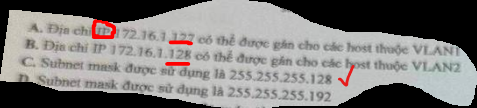
#> input picture cccd/test.png, 477 x 108 px
$ python test.py
#> lines starting #> are read from the running program, lines starting #| are printed output that depends on the picture; after the words box and inside, x2 and y2 are one past the last pixel; in counts of white or black regions, pixels touching at a corner belong together
#> in recognize_text, original_image is the input picture: shape (108, 477, 3); mean B, G, R 123.9, 125.3, 127.4
import cv2
import numpy as np
import pytesseract
from PIL import Image
import matplotlib.pyplot as plt
from matplotlib import gridspec
import os

def display_images(original, processed_images, figsize=(15, 5)):
    """
    Hiển thị ảnh gốc và các ảnh đã được xử lý
    """
    n = len(processed_images) + 1  # Số ảnh tổng cộng (gốc + xử lý)
    fig = plt.figure(figsize=figsize)
    gs = gridspec.GridSpec(1, n)

    # Hiển thị ảnh gốc
    ax = plt.subplot(gs[0])
    ax.imshow(cv2.cvtColor(original, cv2.COLOR_BGR2RGB))
    ax.set_title("Original Image")
    ax.axis('off')

    # Hiển thị các ảnh đã xử lý
    for i, (name, img) in enumerate(processed_images):
        ax = plt.subplot(gs[i + 1])
        ax.imshow(img, cmap='gray')
        ax.set_title(name)
        ax.axis('off')

    plt.tight_layout()
    plt.show()

def enhance_image_for_ocr(image):
    """
    Áp dụng ba kỹ thuật xử lý ảnh: Adaptive Gaussian, Adaptive Mean, và Gaussian Blur + Adaptive
    """
    # Chuyển đổi ảnh sang grayscale
    gray = cv2.cvtColor(image, cv2.COLOR_BGR2GRAY)

    # 1. Adaptive Gaussian
    adaptive_gaussian = cv2.adaptiveThreshold(gray, 255, cv2.ADAPTIVE_THRESH_GAUSSIAN_C,
                                             cv2.THRESH_BINARY, 11, 2)
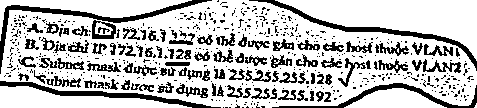
#> adaptive_gaussian: shape (108, 477); 74.7% white; 560 black regions (458 under 20 px), largest, box (x1, y1, x2, y2) and area: (0, 0, 212, 74) 1172, (249, 0, 477, 71) 1088, (0, 81, 221, 108) 1000

    # 2. Adaptive Mean
    adaptive_mean = cv2.adaptiveThreshold(gray, 255, cv2.ADAPTIVE_THRESH_MEAN_C,
                                         cv2.THRESH_BINARY, 11, 2)
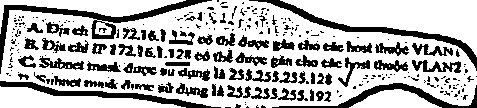
#> adaptive_mean: shape (108, 477); 71.8% white; 282 black regions (192 under 20 px), largest, box (x1, y1, x2, y2) and area: (0, 0, 212, 74) 1631, (249, 0, 477, 71) 1367, (0, 81, 221, 108) 1144

    # 3. Gaussian Blur + Adaptive
    gaussian_blur = cv2.GaussianBlur(gray, (3, 3), 0)
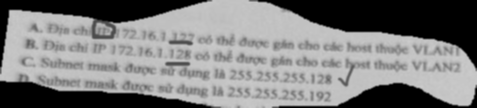
#> gaussian_blur: shape (108, 477); min 0, max 203, mean 125.8
    gaussian_adaptive = cv2.adaptiveThreshold(gaussian_blur, 255, cv2.ADAPTIVE_THRESH_GAUSSIAN_C,
                                             cv2.THRESH_BINARY, 11, 2)
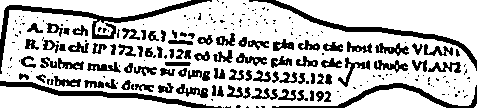
#> gaussian_adaptive: shape (108, 477); 75.3% white; 228 black regions (139 under 20 px), largest, box (x1, y1, x2, y2) and area: (0, 0, 212, 74) 1439, (249, 0, 477, 71) 1146, (0, 81, 222, 108) 1051

    # Danh sách các ảnh đã xử lý
    processed_images = [
        ("Adaptive Gaussian", adaptive_gaussian),
        ("Adaptive Mean", adaptive_mean),
        ("Gaussian Blur + Adaptive", gaussian_adaptive)
    ]

    return processed_images

def recognize_text(image_path):
    """
    Nhận diện text từ ảnh sau khi áp dụng ba kỹ thuật xử lý
    """
    # Đọc ảnh
    original_image = cv2.imread(image_path)
    if original_image is None:
        print("Không thể đọc ảnh từ đường dẫn đã cho")
        return

    # Xử lý ảnh
    processed_images = enhance_image_for_ocr(original_image)
#> processed_images = 3 items

    # Hiển thị ảnh
    display_images(original_image, processed_images)
#> in display_images, `n = len(processed_images) + 1`: n = 4
#> the loop in display_images, `for i, (name, img) in enumerate(processed_images):` made 3 passes
#> name on passes 1 to 3: 'Adaptive Gaussian', 'Adaptive Mean', 'Gaussian Blur + Adaptive'
#> in display_images, `plt.show()`:
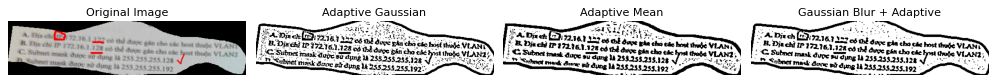
#> figure drawn by matplotlib, 4 panels

    # Nhận diện text từ mỗi ảnh đã xử lý
    for name, img in processed_images:
        # Lưu ảnh vào file tạm
        temp_filename = "temp.png"
        cv2.imwrite(temp_filename, img)

        # Nhận diện text bằng pytesseract
        text = pytesseract.image_to_string(Image.open(temp_filename), lang='vie')
        print(f"Text from {name}:\n{text}\n")

        # Xóa file tạm
        os.remove(temp_filename)

# Ví dụ sử dụng
if __name__ == "__main__":
    image_path = "test.png"  # Thay đổi đường dẫn ảnh tại đây
    recognize_text(image_path)
#> (the call stopped at in recognize_text, `text = pytesseract.image_to_string(Image.open(temp_filename), lang='vi..`: pytesseract is not available in this run)
